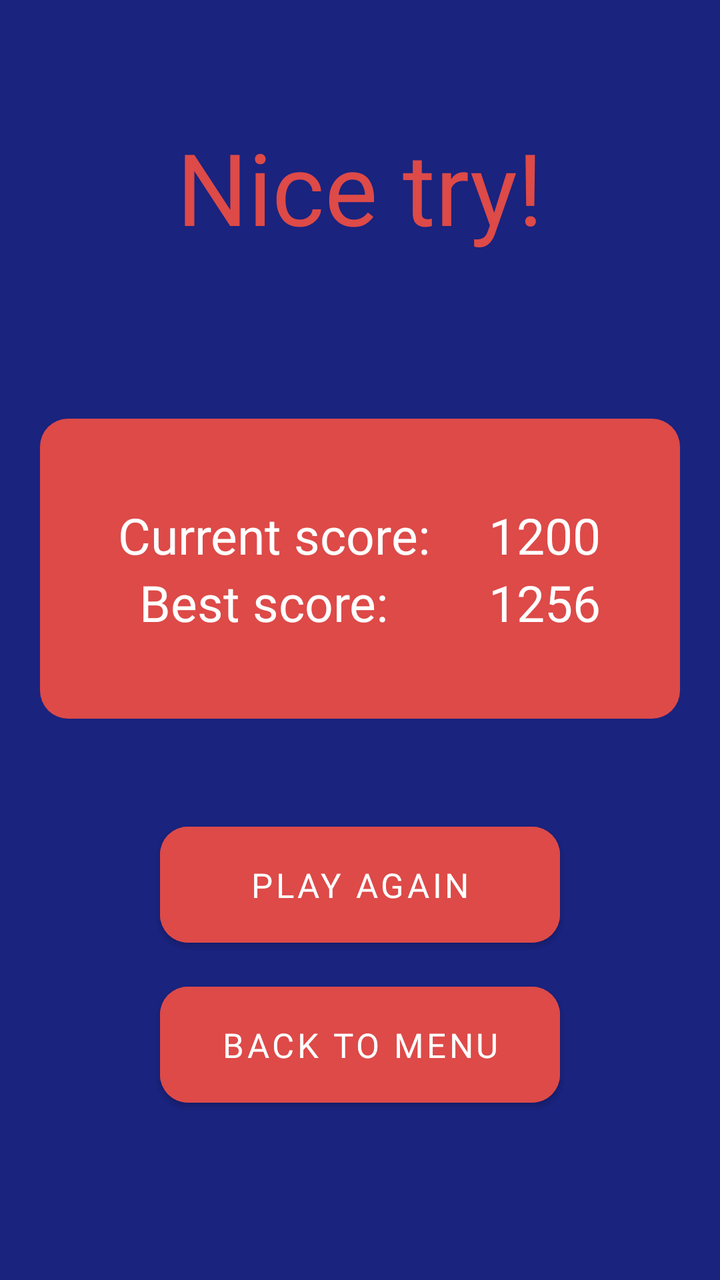
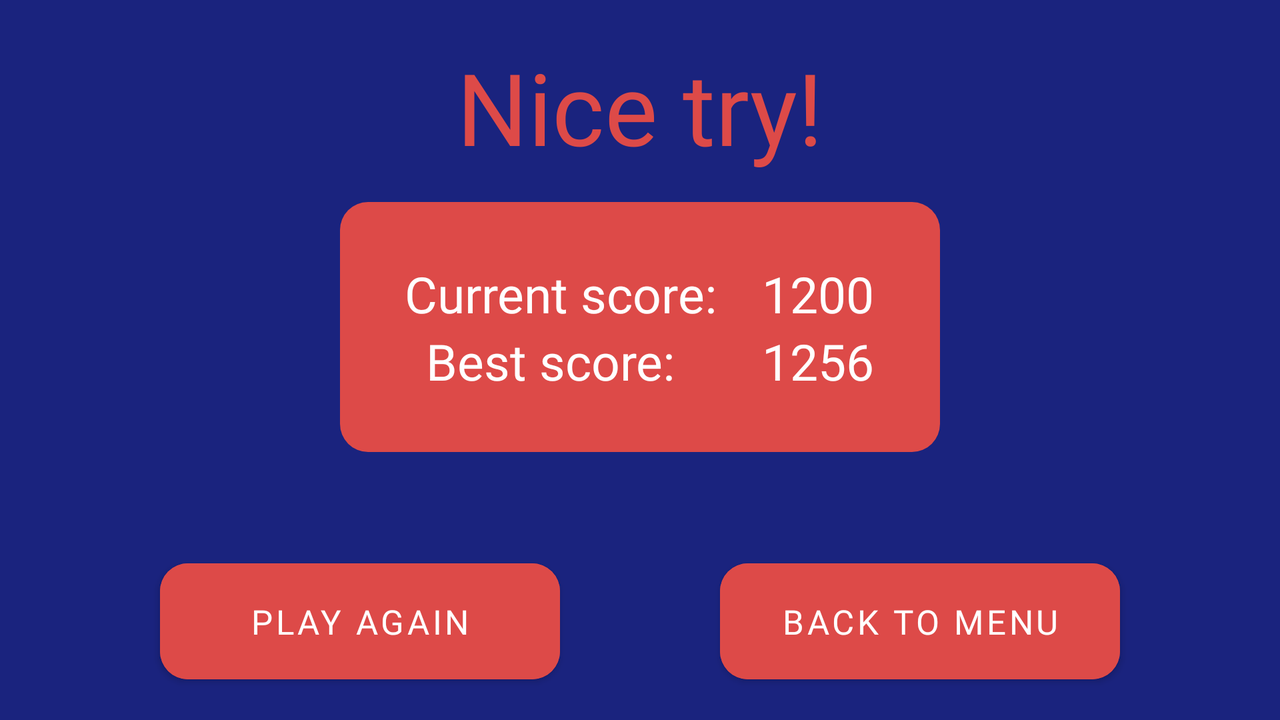

First picture: res/layout/ on a phone held upright. Second picture: the repository's own variant of that layout, on a device whose configuration matches the variant's folder. Source for both follows.
<!-- AndroidManifest.xml: application theme Theme.CitiesApp -->
<!-- res/layout/fragment_result.xml -->
<?xml version="1.0" encoding="utf-8"?>
<androidx.constraintlayout.widget.ConstraintLayout xmlns:android="http://schemas.android.com/apk/res/android"
    xmlns:app="http://schemas.android.com/apk/res-auto"
    xmlns:tools="http://schemas.android.com/tools"
    android:layout_width="match_parent"
    android:layout_height="match_parent"
    android:background="?pageBackground"
    tools:context=".ui.fragment.ResultFragment">

    <TextView
        android:id="@+id/nice_try"
        style="@style/HeadTextViewStyle"
        android:text="@string/nice_try"
        app:layout_constraintEnd_toEndOf="parent"
        app:layout_constraintStart_toStartOf="parent"
        app:layout_constraintTop_toTopOf="parent" />

    <View
        android:id="@+id/view"
        style="@style/ViewStyleResultFragment"
        app:layout_constraintBottom_toTopOf="@+id/back_to_menu_button"
        app:layout_constraintEnd_toEndOf="parent"
        app:layout_constraintStart_toStartOf="parent"
        app:layout_constraintTop_toBottomOf="@+id/nice_try" />

    <TextView
        android:id="@+id/current_score"
        style="@style/TextStyleItem"
        android:text="@string/current_score"
        android:textSize="@dimen/text_size_25"
        app:layout_constraintBottom_toTopOf="@+id/best_score"
        app:layout_constraintEnd_toStartOf="@+id/current_score_amount"
        app:layout_constraintStart_toStartOf="@+id/view"
        app:layout_constraintTop_toBottomOf="@+id/view" />

    <TextView
        android:id="@+id/current_score_amount"
        style="@style/TextStyleItem"
        android:textSize="@dimen/text_size_25"
        app:layout_constraintBottom_toTopOf="@+id/best_score_amount"
        app:layout_constraintEnd_toEndOf="@+id/view"
        app:layout_constraintStart_toEndOf="@+id/best_score"
        app:layout_constraintTop_toBottomOf="@+id/view"
        tools:text="1200" />

    <TextView
        android:id="@+id/best_score"
        style="@style/TextStyleItem"
        android:text="@string/best_score"
        android:textSize="@dimen/text_size_25"
        app:layout_constraintBottom_toTopOf="@+id/view"
        app:layout_constraintEnd_toStartOf="@id/best_score_amount"
        app:layout_constraintStart_toStartOf="@+id/view"
        app:layout_constraintTop_toBottomOf="@+id/current_score" />

    <TextView
        android:id="@+id/best_score_amount"
        style="@style/TextStyleItem"
        android:textSize="@dimen/text_size_25"
        app:layout_constraintBottom_toTopOf="@+id/view"
        app:layout_constraintEnd_toEndOf="@+id/view"
        app:layout_constraintStart_toEndOf="@+id/best_score"
        app:layout_constraintTop_toBottomOf="@+id/current_score_amount"
        tools:text="1256" />

    <Button
        android:id="@+id/play_again_button"
        style="@style/ButtonStyle"
        android:layout_marginBottom="@dimen/layout_margin_10"
        android:text="@string/play_again"
        app:layout_constraintBottom_toTopOf="@+id/back_to_menu_button"
        app:layout_constraintEnd_toEndOf="parent"
        app:layout_constraintStart_toStartOf="parent" />

    <Button
        android:id="@+id/back_to_menu_button"
        style="@style/ButtonStyle"
        android:text="@string/back_to_menu"
        app:layout_constraintBottom_toBottomOf="parent"
        app:layout_constraintEnd_toEndOf="parent"
        app:layout_constraintStart_toStartOf="parent"
        app:layout_constraintTop_toBottomOf="@+id/view" />
</androidx.constraintlayout.widget.ConstraintLayout>
<!-- resources referenced by this layout -->
<resources>
  <dimen name="layout_margin_10">10dp</dimen>
  <dimen name="text_size_25">25sp</dimen>
  <string name="back_to_menu">Back to menu</string>
  <string name="best_score">Best score:</string>
  <string name="current_score">Current score:</string>
  <string name="nice_try">Nice try!</string>
  <string name="play_again">Play again</string>
  <style name="ButtonStyle">
          <item name="android:layout_width">200dp</item>
          <item name="android:layout_height">70dp</item>
          <item name="android:layout_marginTop">@dimen/layout_margin_45</item>
          <item name="android:fontFamily">@font/rubik_medium</item>
          <item name="android:textSize">@dimen/text_size_17</item>
          <item name="android:backgroundTint">?colorPrimary</item>
          <item name="cornerRadius">@dimen/corner_radius</item>
      </style>
  <style name="HeadTextViewStyle">
          <item name="android:layout_width">wrap_content</item>
          <item name="android:layout_height">wrap_content</item>
          <item name="android:layout_marginTop">@dimen/layout_margin_60</item>
          <item name="android:fontFamily">@font/rubik_medium</item>
          <item name="android:textSize">@dimen/text_size_50</item>
          <item name="android:textColor">?colorPrimary</item>
          <item name="android:gravity">center</item>
      </style>
  <style name="TextStyleItem">
          <item name="android:layout_width">wrap_content</item>
          <item name="android:layout_height">wrap_content</item>
          <item name="android:layout_marginLeft">@dimen/layout_margin_10</item>
          <item name="android:fontFamily">@font/rubik_medium</item>
          <item name="android:textSize">@dimen/text_size_20</item>
          <item name="android:textColor">@color/white</item>
      </style>
  <style name="ViewStyleResultFragment">
          <item name="android:layout_width">0dp</item>
          <item name="android:layout_height">150dp</item>
          <item name="android:layout_marginStart">@dimen/layout_margin_20</item>
          <item name="android:layout_marginEnd">@dimen/layout_margin_20</item>
          <item name="android:background">@drawable/background_for_text_view</item>
      </style>
  <style name="Theme.CitiesApp" parent="Theme.MaterialComponents.DayNight.NoActionBar">
          <item name="colorPrimary">@color/red</item>
          <item name="colorPrimaryVariant">@color/dark_blue</item>
          <item name="colorOnPrimary">@color/white</item>
          <item name="colorSecondary">@color/teal_200</item>
          <item name="colorSecondaryVariant">@color/teal_700</item>
          <item name="colorOnSecondary">@color/black</item>
          <item name="android:statusBarColor" tools:targetApi="l">?attr/colorPrimaryVariant</item>
          <item name="pageBackground">@color/blue</item>
      </style>
  <dimen name="layout_margin_45">45dp</dimen>
  <dimen name="text_size_17">17sp</dimen>
  <dimen name="corner_radius">14dp</dimen>
  <dimen name="layout_margin_60">60dp</dimen>
  <dimen name="text_size_50">50sp</dimen>
  <dimen name="text_size_20">20sp</dimen>
  <color name="white">#FFFFFFFF</color>
  <dimen name="layout_margin_20">20dp</dimen>
  <!-- drawable background_for_text_view (drawable) -->
  <?xml version="1.0" encoding="utf-8"?>
  <shape xmlns:android="http://schemas.android.com/apk/res/android">
      <solid android:color="?colorPrimary" />
      <corners android:radius="@dimen/corner_radius" />
  </shape>
  <color name="red">#FFDD4A48</color>
  <color name="dark_blue">#FF000051</color>
  <color name="teal_200">#FF03DAC5</color>
  <color name="teal_700">#FF018786</color>
  <color name="black">#FF000000</color>
  <color name="blue">#FF1A237E</color>
</resources>
<!-- res/layout-land/fragment_result.xml (the repository's variant of the layout above) -->
<!-- drawn on the phone turned sideways -->
<?xml version="1.0" encoding="utf-8"?>
<androidx.constraintlayout.widget.ConstraintLayout xmlns:android="http://schemas.android.com/apk/res/android"
    xmlns:app="http://schemas.android.com/apk/res-auto"
    xmlns:tools="http://schemas.android.com/tools"
    android:layout_width="match_parent"
    android:layout_height="match_parent"
    android:background="?pageBackground"
    tools:context=".ui.fragment.ResultFragment">

    <TextView
        android:id="@+id/nice_try"
        style="@style/HeadTextViewStyle"
        android:layout_marginTop="@dimen/layout_margin_20"
        android:text="@string/nice_try"
        app:layout_constraintEnd_toEndOf="parent"
        app:layout_constraintStart_toStartOf="parent"
        app:layout_constraintTop_toTopOf="parent" />

    <View
        android:id="@+id/background_view"
        style="@style/ViewStyleResultFragment"
        android:layout_width="300dp"
        android:layout_height="125dp"
        android:layout_marginTop="@dimen/layout_margin_10"
        app:layout_constraintBottom_toTopOf="@+id/back_to_menu_button"
        app:layout_constraintEnd_toEndOf="parent"
        app:layout_constraintStart_toStartOf="parent"
        app:layout_constraintTop_toBottomOf="@+id/nice_try" />

    <TextView
        android:id="@+id/current_score"
        style="@style/TextStyleItem"
        android:text="@string/current_score"
        android:textSize="@dimen/text_size_25"
        app:layout_constraintBottom_toTopOf="@+id/best_score"
        app:layout_constraintEnd_toStartOf="@+id/current_score_amount"
        app:layout_constraintStart_toStartOf="@+id/background_view"
        app:layout_constraintTop_toBottomOf="@+id/background_view" />

    <TextView
        android:id="@+id/current_score_amount"
        style="@style/TextStyleItem"
        android:textSize="@dimen/text_size_25"
        app:layout_constraintBottom_toTopOf="@+id/best_score_amount"
        app:layout_constraintEnd_toEndOf="@+id/background_view"
        app:layout_constraintStart_toEndOf="@+id/best_score"
        app:layout_constraintTop_toBottomOf="@+id/background_view"
        tools:text="1200" />

    <TextView
        android:id="@+id/best_score"
        style="@style/TextStyleItem"
        android:text="@string/best_score"
        android:textSize="@dimen/text_size_25"
        app:layout_constraintBottom_toTopOf="@+id/background_view"
        app:layout_constraintEnd_toStartOf="@id/best_score_amount"
        app:layout_constraintStart_toStartOf="@+id/background_view"
        app:layout_constraintTop_toBottomOf="@+id/current_score" />

    <TextView
        android:id="@+id/best_score_amount"
        style="@style/TextStyleItem"
        android:textSize="@dimen/text_size_25"
        app:layout_constraintBottom_toTopOf="@+id/background_view"
        app:layout_constraintEnd_toEndOf="@+id/background_view"
        app:layout_constraintStart_toEndOf="@+id/best_score"
        app:layout_constraintTop_toBottomOf="@+id/current_score_amount"
        tools:text="1256" />

    <Button
        android:id="@+id/play_again_button"
        style="@style/ButtonStyle"
        android:layout_marginBottom="@dimen/layout_margin_10"
        android:text="@string/play_again"
        app:layout_constraintBottom_toBottomOf="parent"
        app:layout_constraintEnd_toStartOf="@+id/back_to_menu_button"
        app:layout_constraintStart_toStartOf="parent"
        app:layout_constraintTop_toBottomOf="@+id/background_view" />

    <Button
        android:id="@+id/back_to_menu_button"
        style="@style/ButtonStyle"
        android:layout_marginBottom="@dimen/layout_margin_10"
        android:text="@string/back_to_menu"
        app:layout_constraintBottom_toBottomOf="parent"
        app:layout_constraintEnd_toEndOf="parent"
        app:layout_constraintStart_toEndOf="@+id/play_again_button"
        app:layout_constraintTop_toBottomOf="@+id/background_view" />
</androidx.constraintlayout.widget.ConstraintLayout>
<!-- resources referenced by the variant -->
<!-- as the phone turned sideways resolves them -->
<resources>
  <dimen name="layout_margin_10">10dp</dimen>
  <dimen name="layout_margin_20">20dp</dimen>
  <dimen name="text_size_25">25sp</dimen>
  <string name="back_to_menu">Back to menu</string>
  <string name="best_score">Best score:</string>
  <string name="current_score">Current score:</string>
  <string name="nice_try">Nice try!</string>
  <string name="play_again">Play again</string>
  <style name="ButtonStyle">
          <item name="android:layout_width">200dp</item>
          <item name="android:layout_height">70dp</item>
          <item name="android:layout_marginTop">@dimen/layout_margin_45</item>
          <item name="android:fontFamily">@font/rubik_medium</item>
          <item name="android:textSize">@dimen/text_size_17</item>
          <item name="android:backgroundTint">?colorPrimary</item>
          <item name="cornerRadius">@dimen/corner_radius</item>
      </style>
  <style name="HeadTextViewStyle">
          <item name="android:layout_width">wrap_content</item>
          <item name="android:layout_height">wrap_content</item>
          <item name="android:layout_marginTop">@dimen/layout_margin_60</item>
          <item name="android:fontFamily">@font/rubik_medium</item>
          <item name="android:textSize">@dimen/text_size_50</item>
          <item name="android:textColor">?colorPrimary</item>
          <item name="android:gravity">center</item>
      </style>
  <style name="TextStyleItem">
          <item name="android:layout_width">wrap_content</item>
          <item name="android:layout_height">wrap_content</item>
          <item name="android:layout_marginLeft">@dimen/layout_margin_10</item>
          <item name="android:fontFamily">@font/rubik_medium</item>
          <item name="android:textSize">@dimen/text_size_20</item>
          <item name="android:textColor">@color/white</item>
      </style>
  <style name="ViewStyleResultFragment">
          <item name="android:layout_width">0dp</item>
          <item name="android:layout_height">150dp</item>
          <item name="android:layout_marginStart">@dimen/layout_margin_20</item>
          <item name="android:layout_marginEnd">@dimen/layout_margin_20</item>
          <item name="android:background">@drawable/background_for_text_view</item>
      </style>
  <style name="Theme.CitiesApp" parent="Theme.MaterialComponents.DayNight.NoActionBar">
          <item name="colorPrimary">@color/red</item>
          <item name="colorPrimaryVariant">@color/dark_blue</item>
          <item name="colorOnPrimary">@color/white</item>
          <item name="colorSecondary">@color/teal_200</item>
          <item name="colorSecondaryVariant">@color/teal_700</item>
          <item name="colorOnSecondary">@color/black</item>
          <item name="android:statusBarColor" tools:targetApi="l">?attr/colorPrimaryVariant</item>
          <item name="pageBackground">@color/blue</item>
      </style>
  <dimen name="layout_margin_45">45dp</dimen>
  <dimen name="text_size_17">17sp</dimen>
  <dimen name="corner_radius">14dp</dimen>
  <dimen name="layout_margin_60">60dp</dimen>
  <dimen name="text_size_50">50sp</dimen>
  <dimen name="text_size_20">20sp</dimen>
  <color name="white">#FFFFFFFF</color>
  <!-- drawable background_for_text_view (drawable) -->
  <?xml version="1.0" encoding="utf-8"?>
  <shape xmlns:android="http://schemas.android.com/apk/res/android">
      <solid android:color="?colorPrimary" />
      <corners android:radius="@dimen/corner_radius" />
  </shape>
  <color name="red">#FFDD4A48</color>
  <color name="dark_blue">#FF000051</color>
  <color name="teal_200">#FF03DAC5</color>
  <color name="teal_700">#FF018786</color>
  <color name="black">#FF000000</color>
  <color name="blue">#FF1A237E</color>
</resources>
